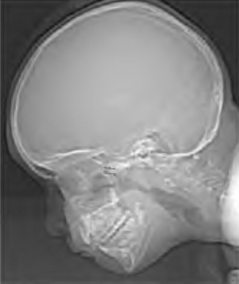
#> input picture Practice-1/hw-5/image.png, 239 x 284 px
$ python exercise5.py
#> lines starting #> are read from the running program, lines starting #| are printed output that depends on the picture
# برنامه ای بنویسید که عکس  زیر را بگیرد و رزولوشن
# شدت روشنایی آنرا از 256 سطح (8 بیتی)  به  16 سطح (4 بیتی) کاهش دهد

import numpy as np
from PIL import Image
import matplotlib.pyplot as plt

def reduce_brightness_resolution(image_path):
#> called with image_path = 'image.png'
    image = Image.open(image_path).convert('L')
#> image is the input picture: PIL image 239x284 L; min 19, max 255, mean 129.8

    img_array = np.array(image)

    img_4bit = (img_array // 16).astype(np.uint8)
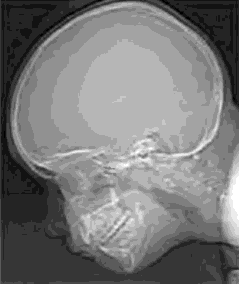
#> img_4bit: shape (284, 239); min 1, max 15, mean 7.65; drawn with min black and max white

    img_4bit_scaled = img_4bit * 16

    image_8bit = Image.fromarray(img_array)
    image_4bit = Image.fromarray(img_4bit_scaled)

    fig, (ax1, ax2) = plt.subplots(1, 2, figsize=(12, 6))

    ax1.imshow(image_8bit, cmap='gray')
    ax1.set_title('تصویر اصلی (8 بیتی)')
    ax1.axis('off')

    ax2.imshow(image_4bit, cmap='gray')
    ax2.set_title('تصویر با رزولوشن کاهش یافته (4 بیتی)')
    ax2.axis('off')

    plt.tight_layout()
    plt.show()
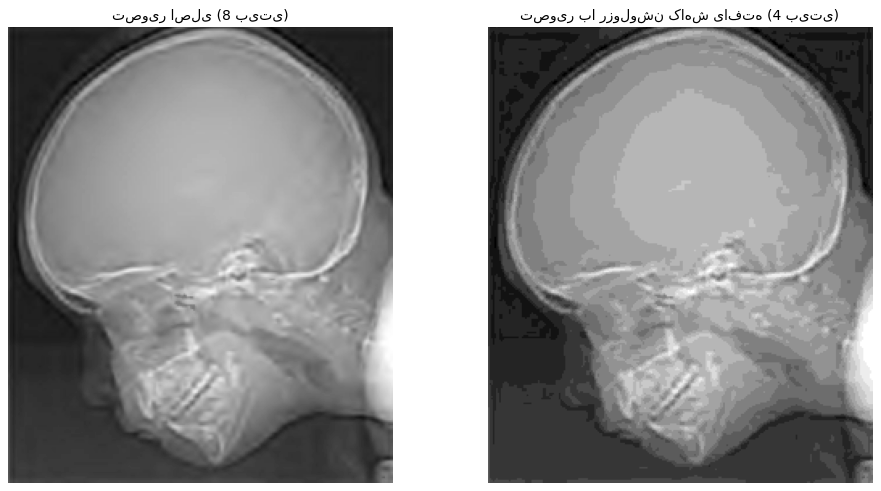
#> figure drawn by matplotlib, 2 panels

    fig, (ax1, ax2) = plt.subplots(1, 2, figsize=(12, 6))

    ax1.hist(img_array.ravel(), bins=256, range=(0, 256))
    ax1.set_title('هیستوگرام تصویر اصلی (8 بیتی)')
    ax1.set_xlabel('شدت روشنایی')
    ax1.set_ylabel('تعداد پیکسل‌ها')

    ax2.hist(img_4bit_scaled.ravel(), bins=16, range=(0, 256))
    ax2.set_title('هیستوگرام تصویر با رزولوشن کاهش یافته (4 بیتی)')
    ax2.set_xlabel('شدت روشنایی')
    ax2.set_ylabel('تعداد پیکسل‌ها')

    plt.tight_layout()
    plt.show()
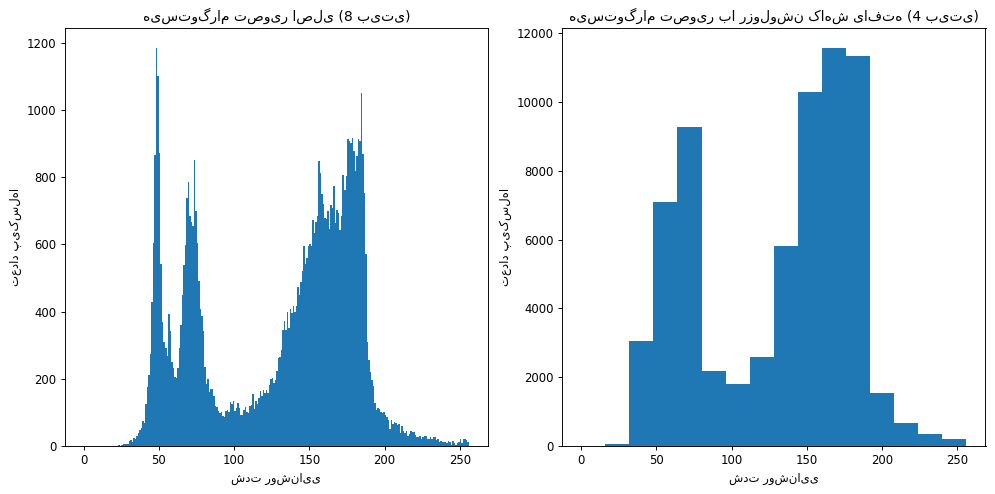
#> figure drawn by matplotlib, 2 panels; panel 1: tallest bar 1185 high, from x = 48 to 49; panel 2: tallest bar 11573 high, from x = 160 to 176

reduce_brightness_resolution('image.png')
